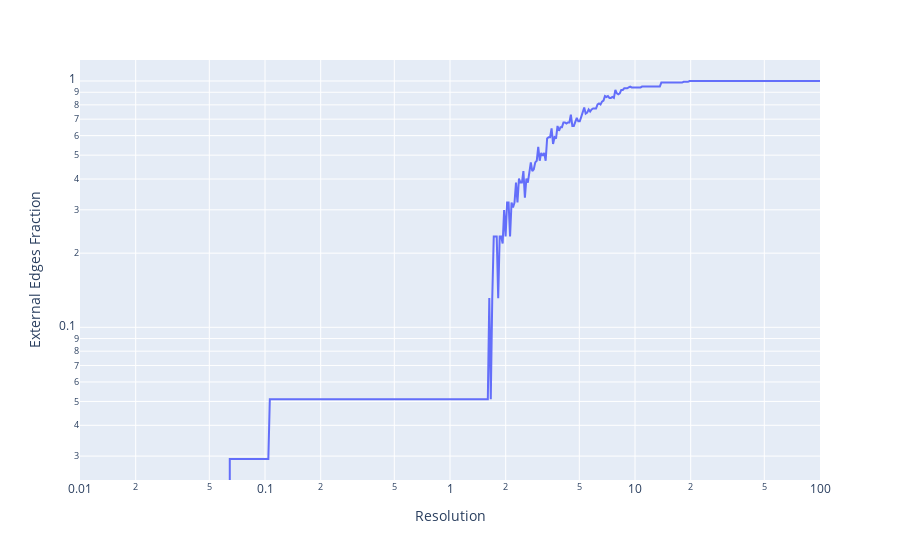

This figure's notebook cell:
### Code cell
fig = px.line(x=resolutions, y=external_edges_fraction, log_x=True, log_y=True, labels={'x': 'Resolution', 'y': 'External Edges Fraction'})
pyo.iplot(fig)

### Figure 1 — Plotly figure (JSON) as saved in the notebook; plotly's stock layout.template omitted (floating-point values rounded to 4 significant figures; data arrays with more than 128 entries replaced by an {"elided": "..."} marker saying what was removed)
{"data": [{"hovertemplate": "Resolution=%{x}<br>External Edges Fraction=%{y}<extra></extra>", "legendgroup": "", "line": {"color": "#636efa", "dash": "solid"}, "marker": {"symbol": "circle"}, "mode": "lines", "name": "", "orientation": "v", "showlegend": false, "type": "scatter", "x": {"elided": "500 float values"}, "xaxis": "x", "y": {"elided": "500 float values"}, "yaxis": "y"}], "layout": {"legend": {"tracegroupgap": 0}, "margin": {"t": 60}, "xaxis": {"anchor": "y", "domain": [0, 1], "title": {"text": "Resolution"}, "type": "log"}, "yaxis": {"anchor": "x", "domain": [0, 1], "title": {"text": "External Edges Fraction"}, "type": "log"}}}
